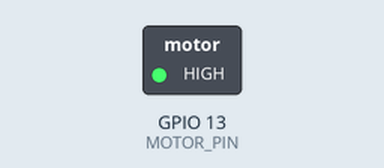
Bench run of a sketch on a simulated ESP32. On the bench: switched loads named in the sketch (green lamp = pin HIGH). Dashed ring = blinking. What the sketch prints to the serial monitor is not drawn.

Above: at 0.5 s.
Timing chart, 0 to 4.6 s (numbered marks = the images above):
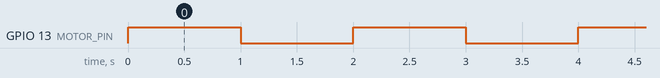

The sketch:

Basic.ino
```cpp
/*

    Lonely Binary Vibrating Motor ESP32 Shield
    Simple Demo Code

*/

#include <Arduino.h>

// Active High
#define MOTOR_PIN 13

void setup() {
    Serial.begin(115200);
    while(!Serial);
    Serial.println("Lonely Binary Vibrating Motor Demo Code");

    pinMode(MOTOR_PIN,OUTPUT);
}

void loop() {
    digitalWrite(MOTOR_PIN, !digitalRead(MOTOR_PIN)); // toggle
    delay(1000);
}
```

Measured:
- by itself, GPIO 13 (MOTOR_PIN): alternates HIGH for 1.0 s and LOW for 1.0 s
